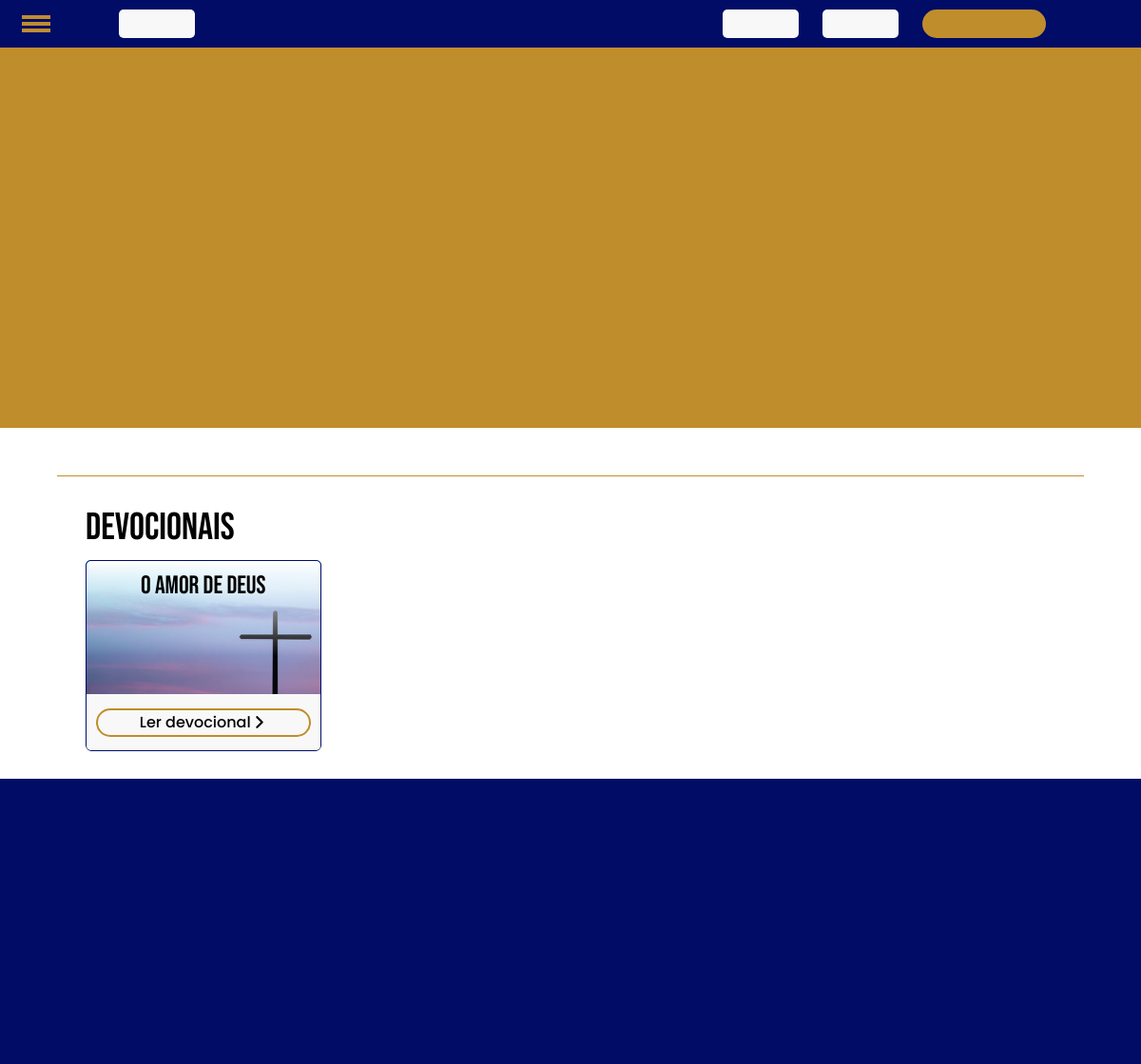
/, run on an earlier commit of the app's database.
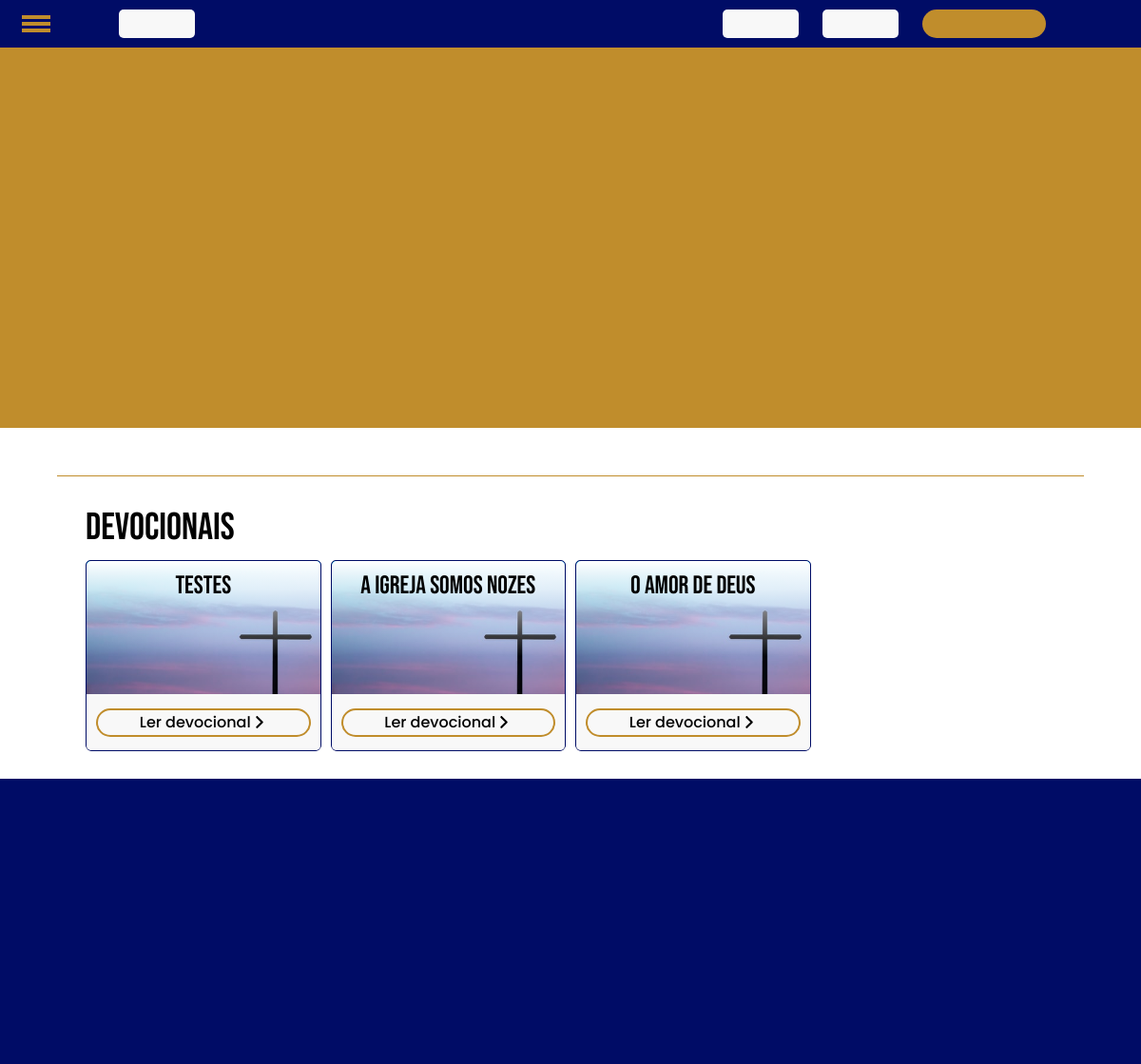
And on a later commit of the database.
### app_blog/models.py (models this page shows, shortened)
class createDevocional(models.Model):
    theme = models.CharField(max_length=30, default='Tema')
    verse = models.TextField(default='Jesus chorou.')
    reference = models.CharField(max_length=50, default='João 11:35')
    text = models.TextField(default='Jesus nos ama')
    timestamp = models.DateTimeField(auto_now_add=True)

### app_blog/views.py (the view)
# urls.py: path('', views.index, name='index'),
def index(request):
    devocionais = createDevocional.objects.order_by('-id')
    return render(request, 'app_blog/home.html', {
        'devocionais': devocionais
    })

### app_blog/templates/app_blog/home.html (shortened to what this page needs)
{% extends 'app_blog/layout.html' %}
{% load static %}
{% block head %}
    <link rel="stylesheet" href="{% static 'css/home.css' %}">
{% endblock %}
{% block body %}
    <header></header>
    <section class="devocionais">
        <h1>Devocionais</h1>
        <div class="content">
            {% for devocional in devocionais %}
                <div class="devocional-block">
                    <div class="info">
                        <h2>{{devocional.theme}}</h2>
                        <div class="link">
                            <a class="ler_mais" href="/devocional/id={{devocional.id}}"><button>
                                <p>Ler devocional</p>
                            </button></a>
                        </div>
                    </div>
                </div>
            {% endfor %}
        </div>
    </section>
{% endblock %}

### app_blog/templates/app_blog/layout.html (shortened to what this page needs)
{% load static %}
<!DOCTYPE html>
<html lang="pt-br">
<head>
    <link rel="stylesheet" href="{% static 'css/layout.css' %}">
    {% block head %}
    {% endblock %}
</head>
<body>
    <nav class="topo-fixed">
        <div class="menu_hamburger">
            <div class="line"></div>
            <div class="line"></div>
            <div class="line"></div>
        </div>
        <div class="logo"></div>
        <div class="content-buttons">
            <div class="button"></div>
            <div class="button"></div>
            <div class="button register-login-user"></div>
        </div>
    </nav>
    {% block body %}
    {% endblock %}
    <footer></footer>
</body>
</html>

### app_blog/static/css/layout.css (style rules this page uses)
:root { --escura-1: #08153A; --escura-2: #08153A; --principal: #000C66; --segunda: #05445E; --terceira: #189AB4; --quarta: #7EC8E3; --quinta: #C08D2C; --quinta-hover: #A2721F; --sexta: #f8f8f8; --escura: #CBCBCB; --cor-menu-1: #C08D2C; --cor-menu-2: #A2721F; }
* { padding: 0%; margin: 0%; box-sizing: border-box; font-family: 'Poppins', sans-serif; font-weight: 400; }
body { padding-top: 50px; }
.menu_hamburger { height: 25px; left: 20px; top: 13px; cursor: pointer; position: fixed; z-index: 10; }
.menu_hamburger .line { width: 30px; height: 4px; background-color: var(--cor-menu-1); margin: 3px; transition: .3s; }
.topo-fixed { position: fixed; top: 0; width: 100%; height: 50px; background-color: var(--principal); padding: 0 100px; display: flex; align-items: center; justify-content: space-between; z-index: 9999; }
.topo-fixed .logo, .topo-fixed .content-buttons .button { background-color: var(--sexta); width: 80px; height: 30px; border-radius: 5px; margin-left: 25px; }
.topo-fixed .content-buttons { display: flex; }
.topo-fixed .content-buttons .register-login-user { width: 130px; background-color: var(--quinta); border-radius: 50px; transition: .3s; }
footer { height: 300px; width: 100%; background-color: var(--principal); }

### app_blog/static/css/home.css (style rules this page uses)
header { width: 100%; height: 400px; background-color: var(--quinta); }
section.devocionais { width: 90%; height: auto; margin: auto; padding: 30px; border-top: 1px solid var(--quinta); margin-top: 50px; }
section.devocionais h1 { font-family: 'Bebas Neue', cursive; font-size: 30pt; margin-bottom: 10px; }
section.devocionais .content { width: 100%; height: auto; display: grid; gap: 10px; grid-template-columns: repeat(4, 1fr); }
section.devocionais .devocional-block { width: 100%; height: 200px; border-radius: 5px; border: 1px solid var(--principal); background: url("../images/default.jpg") no-repeat; object-fit: cover; background-position: center -30px; background-size: 400px; display: flex; flex-direction: column; }
section.devocionais .devocional-block h2 { font-family: 'Bebas Neue', cursive; width: 100%; height: 100px; border-radius: 5px 5px 0 0; background: linear-gradient( 180deg, rgba(255,255,255,1) 0%, rgba(255, 255, 255, 0.787) 30%, rgba(255, 255, 255, 0.522) 50%, rgba(230,230,230,0) 100% ); text-align: center; padding: 10px; font-size: 20pt; }
section.devocionais .devocional-block .link { border-radius: 0 0 5px 5px; width: 100%; height: 60px; background-color: var(--sexta); margin-top: 40px; padding: 10px; display: flex; align-items: center; border-bottom: 1px solid var(--principal); }
section.devocionais .devocional-block a { text-decoration: none; width: 100%; }
section.devocionais .devocional-block a button { width: 100%; height: 30px; cursor: pointer; display: flex; align-items: center; justify-content: center; background-color: transparent; border: 2px solid var(--quinta); border-radius: 30px; transition: .2s; }
section.devocionais .devocional-block a button p { text-align: center; font-size: 12pt; margin-top: 0px; font-weight: 500; }
section.devocionais .devocional-block a button svg { width: 17px; height: 17px; margin-top: 0px; }

What changed in the data, as far as the page shows it:
added createDevocional: theme "Testes"
added createDevocional: theme "A igreja somos nozes"
